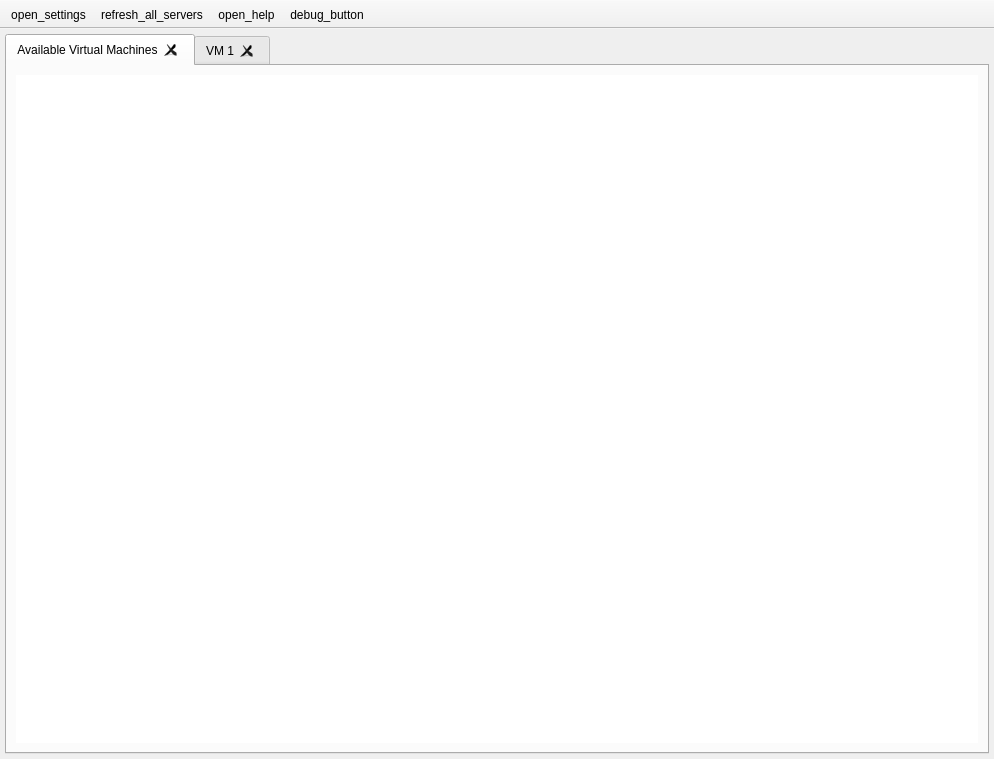
<?xml version="1.0" encoding="UTF-8"?>
<ui version="4.0">
 <class>main_window</class>
 <widget class="QMainWindow" name="main_window">
  <property name="geometry">
   <rect>
    <x>0</x>
    <y>0</y>
    <width>994</width>
    <height>759</height>
   </rect>
  </property>
  <property name="minimumSize">
   <size>
    <width>318</width>
    <height>318</height>
   </size>
  </property>
  <property name="windowTitle">
   <string>CollabVM Qt Client</string>
  </property>
  <property name="tabShape">
   <enum>QTabWidget::TabShape::Rounded</enum>
  </property>
  <property name="unifiedTitleAndToolBarOnMac">
   <bool>true</bool>
  </property>
  <widget class="QWidget" name="centralwidget">
   <property name="autoFillBackground">
    <bool>false</bool>
   </property>
   <layout class="QGridLayout" name="main_grid_layout">
    <property name="leftMargin">
     <number>5</number>
    </property>
    <property name="topMargin">
     <number>5</number>
    </property>
    <property name="rightMargin">
     <number>5</number>
    </property>
    <property name="bottomMargin">
     <number>5</number>
    </property>
    <item row="0" column="0">
     <widget class="QTabWidget" name="tabs">
      <property name="currentIndex">
       <number>0</number>
      </property>
      <property name="tabsClosable">
       <bool>true</bool>
      </property>
      <property name="movable">
       <bool>true</bool>
      </property>
      <property name="tabBarAutoHide">
       <bool>false</bool>
      </property>
      <widget class="QWidget" name="vm_list_tab">
       <property name="autoFillBackground">
        <bool>false</bool>
       </property>
       <attribute name="icon">
        <iconset theme="accessories-dictionary"/>
       </attribute>
       <attribute name="title">
        <string>Available Virtual Machines</string>
       </attribute>
       <layout class="QGridLayout" name="vm_list_tab_grid_layout">
        <item row="0" column="0">
         <widget class="QListView" name="vm_list_view">
          <property name="frameShape">
           <enum>QFrame::Shape::NoFrame</enum>
          </property>
          <property name="tabKeyNavigation">
           <bool>true</bool>
          </property>
          <property name="showDropIndicator" stdset="0">
           <bool>false</bool>
          </property>
          <property name="alternatingRowColors">
           <bool>false</bool>
          </property>
          <property name="verticalScrollMode">
           <enum>QAbstractItemView::ScrollMode::ScrollPerPixel</enum>
          </property>
          <property name="horizontalScrollMode">
           <enum>QAbstractItemView::ScrollMode::ScrollPerPixel</enum>
          </property>
          <property name="movement">
           <enum>QListView::Movement::Free</enum>
          </property>
          <property name="flow">
           <enum>QListView::Flow::LeftToRight</enum>
          </property>
          <property name="resizeMode">
           <enum>QListView::ResizeMode::Adjust</enum>
          </property>
          <property name="spacing">
           <number>50</number>
          </property>
          <property name="viewMode">
           <enum>QListView::ViewMode::IconMode</enum>
          </property>
          <property name="uniformItemSizes">
           <bool>true</bool>
          </property>
         </widget>
        </item>
       </layout>
      </widget>
      <widget class="QWidget" name="example_vm_tab">
       <attribute name="icon">
        <iconset theme="QIcon::ThemeIcon::Computer"/>
       </attribute>
       <attribute name="title">
        <string>VM 1</string>
       </attribute>
      </widget>
     </widget>
    </item>
   </layout>
  </widget>
  <widget class="QToolBar" name="main_toolbar">
   <property name="contextMenuPolicy">
    <enum>Qt::ContextMenuPolicy::PreventContextMenu</enum>
   </property>
   <property name="windowTitle">
    <string>toolBar</string>
   </property>
   <property name="movable">
    <bool>false</bool>
   </property>
   <property name="allowedAreas">
    <set>Qt::ToolBarArea::TopToolBarArea</set>
   </property>
   <property name="orientation">
    <enum>Qt::Orientation::Horizontal</enum>
   </property>
   <property name="iconSize">
    <size>
     <width>30</width>
     <height>20</height>
    </size>
   </property>
   <property name="floatable">
    <bool>true</bool>
   </property>
   <attribute name="toolBarArea">
    <enum>TopToolBarArea</enum>
   </attribute>
   <attribute name="toolBarBreak">
    <bool>false</bool>
   </attribute>
   <addaction name="action_open_settings"/>
   <addaction name="action_refresh_all_servers"/>
   <addaction name="action_open_help"/>
   <addaction name="action_debug_button"/>
  </widget>
  <action name="action_open_settings">
   <property name="icon">
    <iconset theme="document-properties"/>
   </property>
   <property name="text">
    <string>open_settings</string>
   </property>
   <property name="toolTip">
    <string>Open settings.</string>
   </property>
   <property name="menuRole">
    <enum>QAction::MenuRole::PreferencesRole</enum>
   </property>
  </action>
  <action name="action_open_help">
   <property name="icon">
    <iconset theme="help-faq"/>
   </property>
   <property name="text">
    <string>open_help</string>
   </property>
   <property name="toolTip">
    <string>Open help stuff.</string>
   </property>
   <property name="menuRole">
    <enum>QAction::MenuRole::AboutRole</enum>
   </property>
  </action>
  <action name="action_refresh_all_servers">
   <property name="icon">
    <iconset theme="sync-synchronizing"/>
   </property>
   <property name="text">
    <string>refresh_all_servers</string>
   </property>
   <property name="toolTip">
    <string>Refresh all CollabVM server instances.</string>
   </property>
   <property name="menuRole">
    <enum>QAction::MenuRole::ApplicationSpecificRole</enum>
   </property>
  </action>
  <action name="action_debug_button">
   <property name="icon">
    <iconset theme="QIcon::ThemeIcon::ApplicationExit"/>
   </property>
   <property name="text">
    <string>debug_button</string>
   </property>
   <property name="toolTip">
    <string>Debug Button</string>
   </property>
   <property name="menuRole">
    <enum>QAction::MenuRole::ApplicationSpecificRole</enum>
   </property>
  </action>
 </widget>
 <resources>
  <include location="../collabvm-qt-client.qrc"/>
 </resources>
 <connections/>
</ui>
